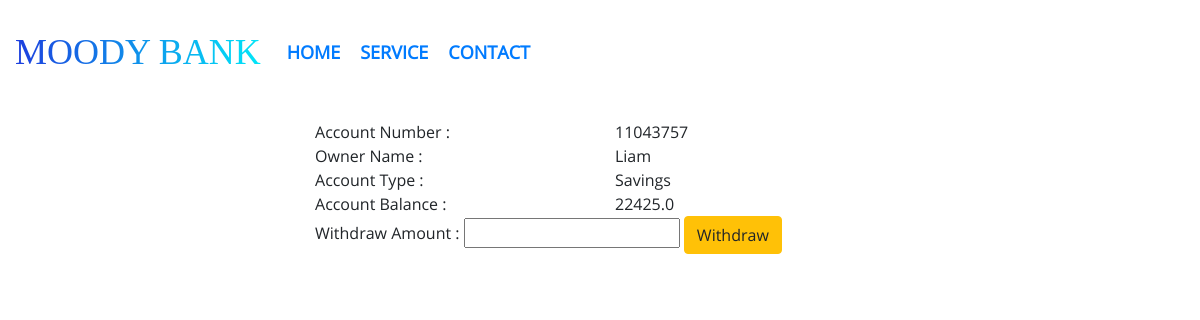
Before: /withdraw/11043757 with the older database file.
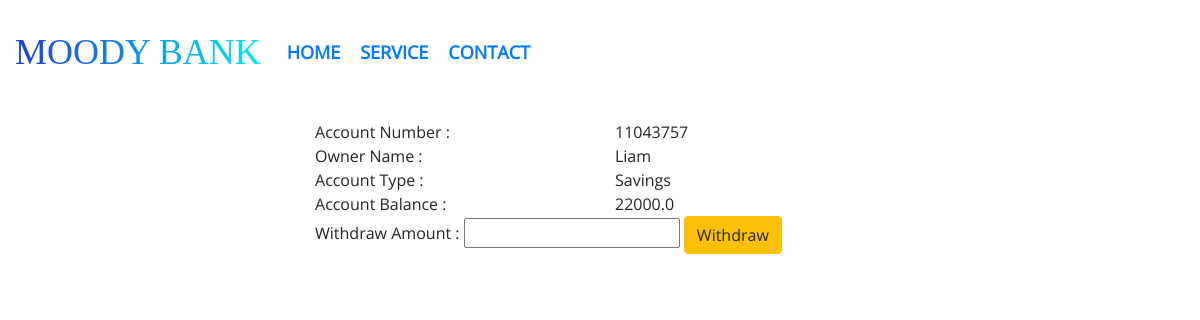
After: the same page with the newer database file.
### application/models.py (models this page shows, shortened)
class Account(db.Model):
	acc_no = db.Column(db.Integer, primary_key=True)
	acc_balance = db.Column(db.Float, nullable=False)
	acc_type = db.Column(db.String(1), nullable=False)
	acc_createDate = db.Column(db.DateTime, nullable=False, default=d.today())
	cust_id = db.Column(db.Integer, db.ForeignKey('customer.cust_id'), nullable=False)

### application/routes.py (the view, shortened to what this page needs)
@app.route("/withdraw/<int:acc_no>",methods=["GET","POST"])
def withdraw(acc_no):
	form = WithdrawMoneyForm()
	account = Account.query.filter_by(acc_no=acc_no).first()
	return render_template("withdraw.html",title="Withdraw Money", account=account, form=form)

### application/forms.py (shortened to what this page needs)
class WithdrawMoneyForm(FlaskForm):
	withdrawAmount = FloatField("Withdraw Amount", validators=[DataRequired()])
	submit = SubmitField("Withdraw")

### application/templates/withdraw.html (shortened to what this page needs)
{% extends "layout.html" %}
{% block content %}
    <div class="row">
        <div class="col-3"></div>
        <div class="col align-self-center">
            <div class="row">
                <div class="col-6">Account Number :</div>
                <div class="col-6">{{ account.acc_no }}</div>
            </div>
            <div class="row">
                <div class="col-6">Owner Name :</div>
                <div class="col-6">{{ account.Owner.cust_name }}</div>
            </div>
            <div class="row">
                <div class="col-6">Account Type :</div>
                {% if account.acc_type == 'S'%}
                <div class="col-6">Savings</div>
                {% elif account.acc_type == 'C' %}
                <div class="col-6">Current</div>
                {% endif %}
            </div>
            <div class="row">
                <div class="col-6">Account Balance :</div>
                <div class="col-6">{{ account.acc_balance }}</div>
            </div>
            <div>
                <form action="" method="POST">
                    {{ form.withdrawAmount.label }} :
                    {{ form.withdrawAmount }}
                    {{ form.submit(class="btn btn-warning") }}
                </form>
            </div>
        </div>
        <div class="col-3"></div>
    </div>
{% endblock %}

Changed rows visible on the page:
changed Account id 11043757: acc_balance "22425.0" → "22000.0"
